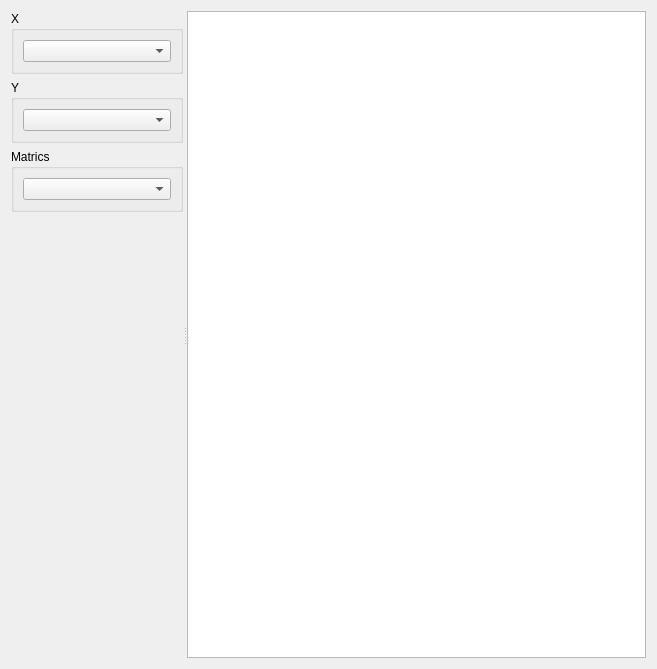
<?xml version="1.0" encoding="UTF-8"?>
<ui version="4.0">
 <class>DAChartAddtGridRasterDataWidget</class>
 <widget class="QWidget" name="DAChartAddtGridRasterDataWidget">
  <property name="geometry">
   <rect>
    <x>0</x>
    <y>0</y>
    <width>657</width>
    <height>669</height>
   </rect>
  </property>
  <property name="windowTitle">
   <string>Add XY Series</string>
  </property>
  <layout class="QVBoxLayout" name="verticalLayout_5">
   <item>
    <widget class="QSplitter" name="splitter">
     <property name="orientation">
      <enum>Qt::Horizontal</enum>
     </property>
     <widget class="QWidget" name="layoutWidget">
      <layout class="QVBoxLayout" name="verticalLayout_3">
       <item>
        <widget class="QGroupBox" name="groupBoxX">
         <property name="title">
          <string>X</string>
         </property>
         <property name="flat">
          <bool>true</bool>
         </property>
         <layout class="QVBoxLayout" name="verticalLayout">
          <item>
           <widget class="DA::DADataManagerComboBox" name="comboBoxX"/>
          </item>
         </layout>
        </widget>
       </item>
       <item>
        <widget class="QGroupBox" name="groupBox">
         <property name="title">
          <string>Y</string>
         </property>
         <property name="flat">
          <bool>true</bool>
         </property>
         <layout class="QVBoxLayout" name="verticalLayout_2">
          <item>
           <widget class="DA::DADataManagerComboBox" name="comboBoxY"/>
          </item>
         </layout>
        </widget>
       </item>
       <item>
        <widget class="QGroupBox" name="groupBoxMatrics">
         <property name="sizePolicy">
          <sizepolicy hsizetype="Preferred" vsizetype="Maximum">
           <horstretch>0</horstretch>
           <verstretch>0</verstretch>
          </sizepolicy>
         </property>
         <property name="title">
          <string>Matrics</string>
         </property>
         <property name="flat">
          <bool>true</bool>
         </property>
         <layout class="QVBoxLayout" name="verticalLayout_4">
          <item>
           <widget class="DA::DADataManagerComboBox" name="comboBoxMatrics"/>
          </item>
         </layout>
        </widget>
       </item>
       <item>
        <spacer name="verticalSpacer">
         <property name="orientation">
          <enum>Qt::Vertical</enum>
         </property>
         <property name="sizeHint" stdset="0">
          <size>
           <width>40</width>
           <height>20</height>
          </size>
         </property>
        </spacer>
       </item>
      </layout>
     </widget>
     <widget class="DA::DAPyDataFrameTableView" name="tableViewRaster"/>
    </widget>
   </item>
  </layout>
 </widget>
 <customwidgets>
  <customwidget>
   <class>DA::DAPyDataFrameTableView</class>
   <extends>QTableView</extends>
   <header>DAPyDataFrameTableView.h</header>
  </customwidget>
  <customwidget>
   <class>DA::DADataManagerComboBox</class>
   <extends>QComboBox</extends>
   <header>DADataManagerComboBox.h</header>
  </customwidget>
 </customwidgets>
 <resources/>
 <connections/>
</ui>
